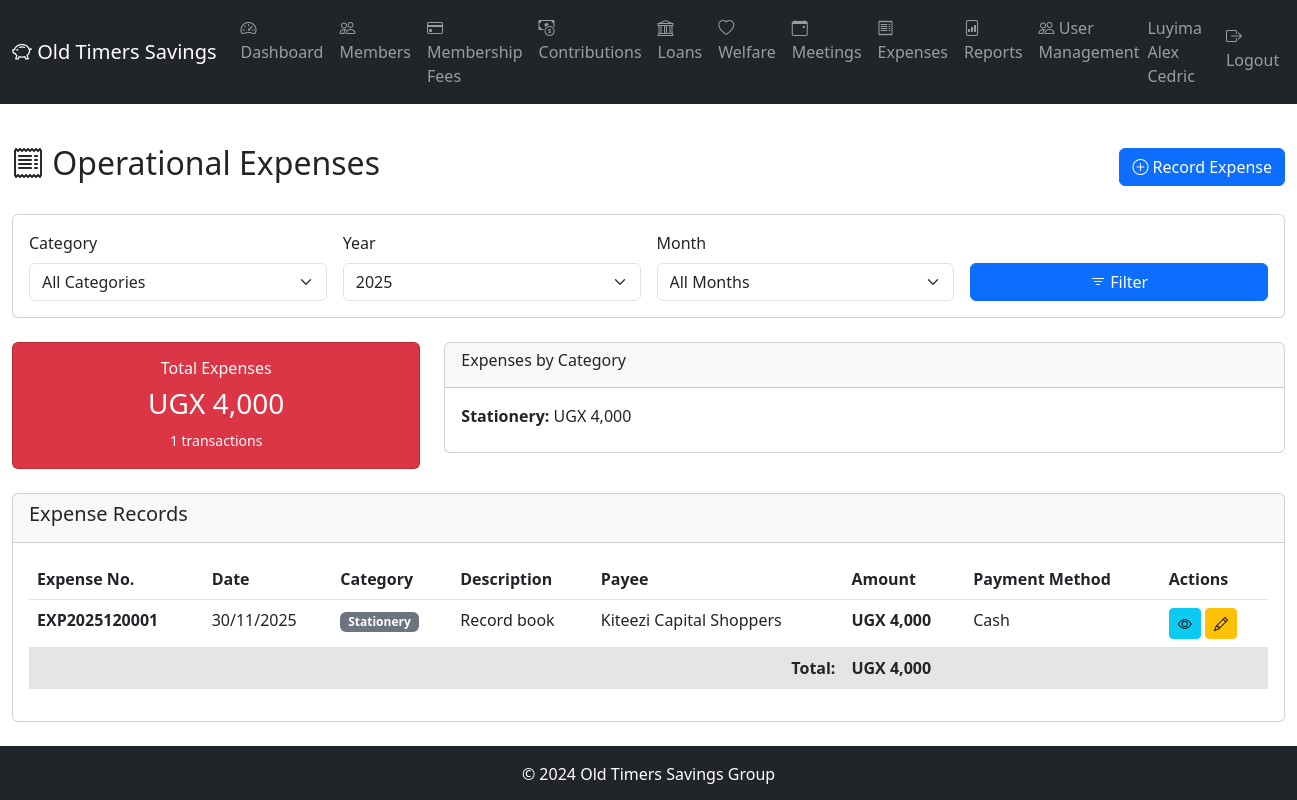
The page /expenses/ (signed in) on the database its author committed.
### app/models/member.py (models this page shows, shortened)
class Member(db.Model):
    __tablename__ = 'members'
    id = db.Column(db.Integer, primary_key=True)
    member_number = db.Column(db.String(10), unique=True, nullable=False)  # OT-001
    full_name = db.Column(db.String(100), nullable=False)
    national_id = db.Column(db.String(20), unique=True)
    date_of_birth = db.Column(db.Date)
    gender = db.Column(db.String(10))  # Male, Female
    phone_primary = db.Column(db.String(20), nullable=False)
    phone_secondary = db.Column(db.String(20))
    email = db.Column(db.String(100))
    physical_address = db.Column(db.Text)
    occupation = db.Column(db.String(100))
    date_joined = db.Column(db.Date, nullable=False)
    membership_fee_paid = db.Column(db.Boolean, default=False)
    membership_fee_date = db.Column(db.Date)
    membership_fee_receipt = db.Column(db.String(20))
    status = db.Column(db.String(20), default='Active')  # Active, Inactive, Suspended, Expelled, Deceased
    total_contributed = db.Column(db.Numeric(15, 2), default=0.00)
    consecutive_months_paid = db.Column(db.Integer, default=0)
    last_contribution_date = db.Column(db.Date)
    qualified_for_benefits = db.Column(db.Boolean, default=False)
    suspension_date = db.Column(db.Date)
    expulsion_date = db.Column(db.Date)
    expulsion_reason = db.Column(db.Text)
    refund_amount = db.Column(db.Numeric(15, 2))
    refund_paid = db.Column(db.Boolean, default=False)
    created_at = db.Column(db.DateTime, default=datetime.utcnow)
    updated_at = db.Column(db.DateTime, default=datetime.utcnow, onupdate=datetime.utcnow)
    created_by = db.Column(db.Integer)
    next_of_kin = db.relationship('NextOfKin', backref='member', lazy='dynamic', cascade='all, delete-orphan')
    contributions = db.relationship('Contribution', backref='member', lazy='dynamic')
    welfare_requests = db.relationship('WelfareRequest', backref='member', lazy='dynamic')
    loans = db.relationship('Loan', backref='member', lazy='dynamic', foreign_keys='Loan.member_id')
    loans_guaranteed1 = db.relationship('Loan', foreign_keys='Loan.guarantor1_id', lazy='dynamic')
    loans_guaranteed2 = db.relationship('Loan', foreign_keys='Loan.guarantor2_id', lazy='dynamic')

### app/models/expense.py (models this page shows, shortened)
class Expense(db.Model):
    __tablename__ = 'expenses'
    id = db.Column(db.Integer, primary_key=True)
    expense_number = db.Column(db.String(20), unique=True, nullable=False, index=True)
    expense_category = db.Column(db.String(50), nullable=False)  # Stationery, Airtime, Transport, Meetings, Other
    description = db.Column(db.Text, nullable=False)
    amount = db.Column(db.Numeric(15, 2), nullable=False)
    expense_date = db.Column(db.Date, nullable=False, default=datetime.utcnow)
    payment_method = db.Column(db.String(50))  # Cash, Mobile Money, Bank Transfer
    reference_number = db.Column(db.String(100))  # Receipt/transaction reference
    payee = db.Column(db.String(200))  # Person/organization paid
    approved_by = db.Column(db.Integer, db.ForeignKey('users.id'))
    recorded_by = db.Column(db.Integer, db.ForeignKey('users.id'), nullable=False)
    receipt_document_path = db.Column(db.String(255))  # Path to uploaded receipt
    notes = db.Column(db.Text)
    created_at = db.Column(db.DateTime, default=datetime.utcnow, nullable=False)
    updated_at = db.Column(db.DateTime, default=datetime.utcnow, onupdate=datetime.utcnow)
    approver = db.relationship('User', foreign_keys=[approved_by], backref='expenses_approved')
    recorder = db.relationship('User', foreign_keys=[recorded_by], backref='expenses_recorded')

### app/routes/expenses.py (the view)
@expenses.route('/')
@login_required
def list_expenses():
    if not (current_user.is_executive() or current_user.is_super_admin() or current_user.is_auditor()):
        abort(403)
    category_filter = request.args.get('category', '')
    month_filter = request.args.get('month', type=int)
    year_filter = request.args.get('year', type=int, default=date.today().year)
    query = Expense.query
    if category_filter:
        query = query.filter(Expense.expense_category == category_filter)
    if month_filter:
        query = query.filter(
            extract('year', Expense.expense_date) == year_filter,
            extract('month', Expense.expense_date) == month_filter
        )
    else:
        query = query.filter(extract('year', Expense.expense_date) == year_filter)
    expenses_list = query.order_by(Expense.expense_date.desc()).all()
    total_expenses = sum(e.amount for e in expenses_list)
    category_totals = db.session.query(
        Expense.expense_category,
        func.sum(Expense.amount)
    ).filter(
        extract('year', Expense.expense_date) == year_filter
    ).group_by(Expense.expense_category).all()
    return render_template('expenses/list.html',
                         expenses=expenses_list,
                         category_filter=category_filter,
                         month_filter=month_filter,
                         year_filter=year_filter,
                         total_expenses=total_expenses,
                         category_totals=category_totals)

### app/models/user.py (called while the page is built)
@login_manager.user_loader
def load_user(user_id):
    return User.query.get(int(user_id))

    def is_super_admin(self):
        return self.role == 'SuperAdmin'

    def is_executive(self):
        return self.role == 'Executive'

### app/utils/helpers.py (called while the page is built)
def format_currency(amount):
    if amount is None:
        return "UGX 0"
    try:
        amount = float(amount)
        return f"UGX {amount:,.0f}"
    except (ValueError, TypeError):
        return "UGX 0"

def truncate_string(text, max_length=50):
    if not text:
        return ""
    if len(text) <= max_length:
        return text
    return text[:max_length - 3] + "..."

### app/templates/expenses/list.html (shortened to what this page needs)
{% extends "base.html" %}
{% block content %}
<div class="container-fluid py-4">
    <div class="d-flex justify-content-between align-items-center mb-4">
        <h2><i class="bi bi-receipt"></i> Operational Expenses</h2>
        <a href="{{ url_for('expenses.record_expense') }}" class="btn btn-primary">
            <i class="bi bi-plus-circle"></i> Record Expense
        </a>
    </div>
    <div class="card mb-4">
        <div class="card-body">
            <form method="GET" class="row g-3">
                <div class="col-md-3">
                    <label for="category" class="form-label">Category</label>
                    <select class="form-select" id="category" name="category">
                        <option value="">All Categories</option>
                    </select>
                </div>
                <div class="col-md-3">
                    <label for="year" class="form-label">Year</label>
                    <select class="form-select" id="year" name="year">
                        {% for y in range(2020, 2031) %}
                        <option value="{{ y }}" {% if year_filter == y %}selected{% endif %}>{{ y }}</option>
                        {% endfor %}
                    </select>
                </div>
                <div class="col-md-3">
                    <label for="month" class="form-label">Month</label>
                    <select class="form-select" id="month" name="month">
                        <option value="">All Months</option>
                    </select>
                </div>
                <div class="col-md-3 d-flex align-items-end">
                    <button type="submit" class="btn btn-primary w-100">
                        <i class="bi bi-filter"></i> Filter
                    </button>
                </div>
            </form>
        </div>
    </div>
    <div class="row mb-4">
        <div class="col-md-4">
            <div class="card bg-danger text-white">
                <div class="card-body text-center">
                    <h6>Total Expenses</h6>
                    <h3>{{ format_currency(total_expenses) }}</h3>
                    <small>{{ expenses|length }} transactions</small>
                </div>
            </div>
        </div>
        <div class="col-md-8">
            <div class="card">
                <div class="card-header">
                    <h6>Expenses by Category</h6>
                </div>
                <div class="card-body">
                    <div class="row">
                        {% for category, total in category_totals %}
                        <div class="col-md-6 mb-2">
                            <strong>{{ category }}:</strong> {{ format_currency(total) }}
                        </div>
                        {% endfor %}
                    </div>
                </div>
            </div>
        </div>
    </div>
    <div class="card">
        <div class="card-header">
            <h5>Expense Records</h5>
        </div>
        <div class="card-body">
            {% if expenses %}
            <div class="table-responsive">
                <table class="table table-hover">
                    <thead>
                        <tr>
                            <th>Expense No.</th>
                            <th>Date</th>
                            <th>Category</th>
                            <th>Description</th>
                            <th>Payee</th>
                            <th>Amount</th>
                            <th>Payment Method</th>
                            <th>Actions</th>
                        </tr>
                    </thead>
                    <tbody>
                        {% for expense in expenses %}
                        <tr>
                            <td><strong>{{ expense.expense_number }}</strong></td>
                            <td>{{ expense.expense_date.strftime('%d/%m/%Y') }}</td>
                            <td><span class="badge bg-secondary">{{ expense.expense_category }}</span></td>
                            <td>{{ expense.description|truncate_string(40) }}</td>
                            <td>{{ expense.payee }}</td>
                            <td><strong>{{ format_currency(expense.amount) }}</strong></td>
                            <td>{{ expense.payment_method }}</td>
                            <td>
                                <a href="{{ url_for('expenses.view_expense', id=expense.id) }}" class="btn btn-sm btn-info">
                                    <i class="bi bi-eye"></i>
                                </a>
                                <a href="{{ url_for('expenses.edit_expense', id=expense.id) }}" class="btn btn-sm btn-warning">
                                    <i class="bi bi-pencil"></i>
                                </a>
                            </td>
                        </tr>
                        {% endfor %}
                    </tbody>
                    <tfoot>
                        <tr class="table-active">
                            <td colspan="5" class="text-end"><strong>Total:</strong></td>
                            <td colspan="3"><strong>{{ format_currency(total_expenses) }}</strong></td>
                        </tr>
                    </tfoot>
                </table>
            </div>
            {% else %}
            <div class="alert alert-info">
                <i class="bi bi-info-circle"></i> No expenses recorded for the selected period.
            </div>
            {% endif %}
        </div>
    </div>
</div>
{% endblock %}

### app/templates/base.html (shortened to what this page needs)
<!DOCTYPE html>
<html lang="en">
<head>
    <link href="https://cdn.jsdelivr.net/npm/bootstrap@5.3.0/dist/css/bootstrap.min.css" rel="stylesheet">
    <link rel="stylesheet" href="https://cdn.jsdelivr.net/npm/bootstrap-icons@1.10.0/font/bootstrap-icons.css">
</head>
<body>
    {% if current_user.is_authenticated %}
    <nav class="navbar navbar-expand-lg navbar-dark bg-dark">
        <div class="container-fluid">
            <a class="navbar-brand" href="{{ url_for('main.dashboard') }}">
                <i class="bi bi-piggy-bank"></i> Old Timers Savings
            </a>
            <div class="collapse navbar-collapse">
                <ul class="navbar-nav me-auto">
                    <li class="nav-item">
                        <a class="nav-link" href="{{ url_for('main.dashboard') }}">
                            <i class="bi bi-speedometer2"></i> Dashboard
                        </a>
                    </li>
                    {% if current_user.is_super_admin() or current_user.is_executive() or current_user.is_auditor() %}
                    <li class="nav-item">
                        <a class="nav-link" href="{{ url_for('members.list_members') }}">
                            <i class="bi bi-people"></i> Members
                        </a>
                    </li>
                    <li class="nav-item">
                        <a class="nav-link" href="{{ url_for('membership_fees.list_members') }}">
                            <i class="bi bi-credit-card"></i> Membership Fees
                        </a>
                    </li>
                    <li class="nav-item">
                        <a class="nav-link" href="{{ url_for('contributions.list_contributions') }}">
                            <i class="bi bi-cash-coin"></i> Contributions
                        </a>
                    </li>
                    <li class="nav-item">
                        <a class="nav-link" href="{{ url_for('loans.list_loans') }}">
                            <i class="bi bi-bank"></i> Loans
                        </a>
                    </li>
                    <li class="nav-item">
                        <a class="nav-link" href="{{ url_for('welfare.list_requests') }}">
                            <i class="bi bi-heart"></i> Welfare
                        </a>
                    </li>
                    <li class="nav-item">
                        <a class="nav-link" href="{{ url_for('meetings.list_meetings') }}">
                            <i class="bi bi-calendar-event"></i> Meetings
                        </a>
                    </li>
                    <li class="nav-item">
                        <a class="nav-link" href="{{ url_for('expenses.list_expenses') }}">
                            <i class="bi bi-receipt"></i> Expenses
                        </a>
                    </li>
                    {% endif %}
                    <li class="nav-item">
                        <a class="nav-link" href="{{ url_for('reports.reports_index') }}">
                            <i class="bi bi-file-bar-graph"></i> Reports
                        </a>
                    </li>
                    {% if current_user.is_super_admin() %}
                    <li class="nav-item">
                        <a class="nav-link" href="{{ url_for('users.list_users') }}">
                            <i class="bi bi-people"></i> User Management
                        </a>
                    </li>
                    {% endif %}
                </ul>
                <ul class="navbar-nav ms-auto">
                    <li class="nav-item">
                        <span class="navbar-text me-3">
                            {{ current_user.member.full_name }}
                        </span>
                    </li>
                    <li class="nav-item">
                        <a class="nav-link" href="{{ url_for('auth.logout') }}">
                            <i class="bi bi-box-arrow-right"></i> Logout
                        </a>
                    </li>
                </ul>
            </div>
        </div>
    </nav>
    {% endif %}
    <main>
        {% block content %}{% endblock %}
    </main>
    <footer class="bg-dark text-white text-center py-3 mt-auto">
        <p class="mb-0">&copy; 2024 Old Timers Savings Group</p>
    </footer>
</body>
</html>

### app/templates/base.html (style rules this page uses)
body { min-height: 100vh; display: flex; flex-direction: column; }
main { flex: 1; }

### rows shown on the page
Member: member.full_name "Luyima Alex Cedric"
Expense: expense_number "EXP2025120001", expense_date "30/11/2025", expense_category "Stationery", description "Record book", payee "Kiteezi Capital Shoppers", amount "UGX 4,000", payment_method "Cash"

### other values the page prints
{{ expenses|length }} "1"
{{ category }} "Stationery"
form field year "2025"
